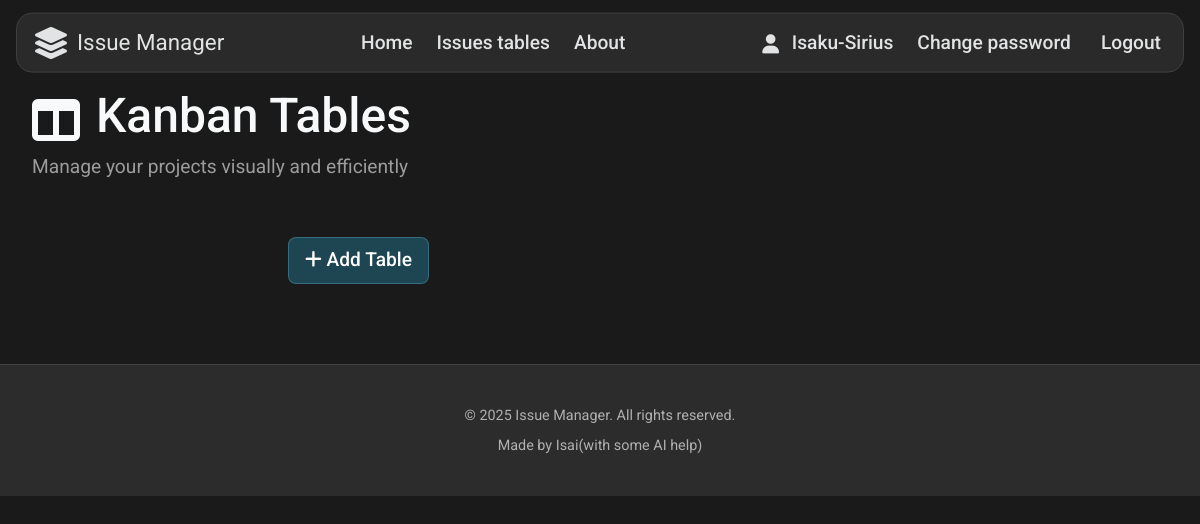
The page /issues/ (signed in) on the database as committed earlier.
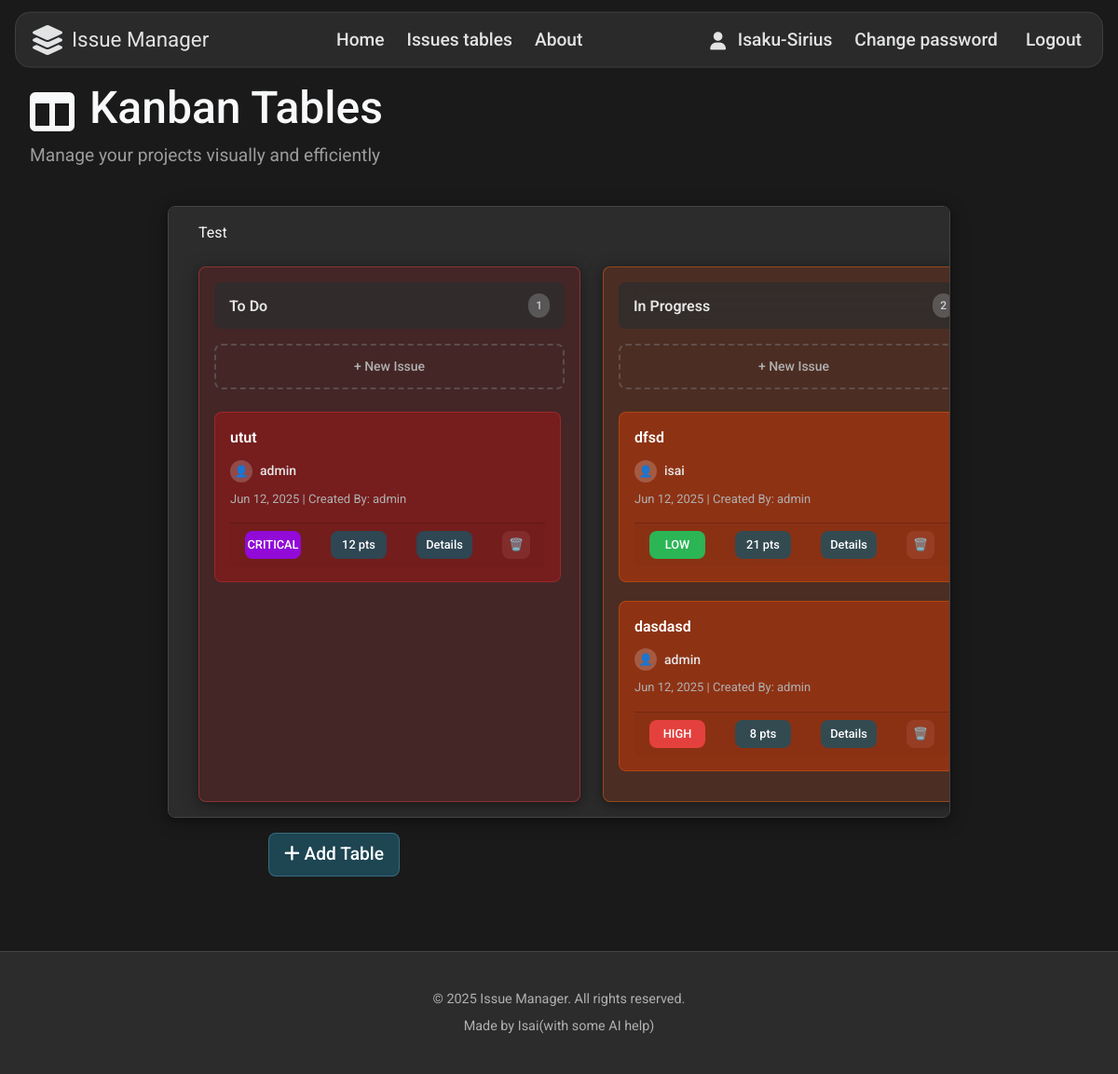
The same page on the database as committed later.
### accounts/models.py (models this page shows)
class CustomUser(AbstractUser):                            #* This model extends the default Django user model to include additional fields for roles and teams
    role = models.ForeignKey(
        Role,
        on_delete=models.SET_NULL,
        blank=True,
        null=True
    )
    team = models.ForeignKey(
        Team,
        on_delete=models.SET_NULL,
        blank=True,
        null=True
    )

class Team(models.Model):                                    #* This model defines the teams that users can belong to
    name = models.CharField(max_length=128)
    description = models.CharField(max_length=256)
    def __str__(self):
        return self.name

### issues/models.py (models this page shows, shortened)
class Board(models.Model):
    name = models.CharField(max_length=128)                      #* Name of the board
    created_by = models.ForeignKey(                              #* User who created the board
        get_user_model(),
        on_delete=models.CASCADE,
        related_name='created_boards',
        null=True,
        blank=True
    )
    created_on = models.DateTimeField(
        auto_now_add=True,
        null=True,
        blank=True
        )                                                        #* Timestamp when the board was created

class Status(models.Model):
    name = models.CharField(max_length=128)                      #* Name of the status
    description = models.CharField(max_length=256)               #* Description of the status
    board = models.ForeignKey(                                   #* Board to which the status belongs
        Board,
        related_name='statuses',                                 #* Related name for reverse lookup
        on_delete=models.CASCADE                                 #* Delete all statuses if the board is deleted
        )
    is_fixed = models.BooleanField(default=False)                #* Indicates if its a default status

class Issue(models.Model):
    title = models.CharField(max_length=128)                     #* Title of the issue
    summary = models.CharField(max_length=512)                   #* Summary of the issue
    description = models.TextField()                             #* Detailed description of the issue
    reporter = models.ForeignKey(                                #* User who reported the issue
        get_user_model(),
        on_delete=models.SET_NULL,
        null=True
    )
    assignee = models.ForeignKey(                                #* User assigned to the issue
        get_user_model(),
        on_delete=models.SET_NULL,
        null=True,
        related_name='assignee'
    )
    status = models.ForeignKey(                                  #* Current status of the issue
        Status,
        on_delete=models.SET_NULL,
        null=True
    )
    assigned_team = models.ForeignKey(                           #* Team assigned to the issue
        Team,
        on_delete=models.SET_NULL,
        blank=True,
        null=True
    )
    priority = models.CharField(                                 #* Priority of the issue
        max_length=32,
        choices=[
            ('Low', 'Low'),
            ('Medium', 'Medium'),
            ('High', 'High'),
            ('Critical', 'Critical')
        ],
        default='Low'
    )
    story_points = models.PositiveIntegerField(default=0)        #* Story points for the issue
    board = models.ForeignKey(                                   #* Board to which the issue belongs
        Board,
        on_delete=models.CASCADE,
        related_name='issues',
        null=True,
        blank=True
    )
    created_on = models.DateTimeField(auto_now_add=True)         #* Timestamp when the issue was created

### issues/views.py (the view)
# urls.py: path('', IssueListView.as_view(), name='issues_list'),                    #* List of issues URL
class IssueListView(LoginRequiredMixin, TemplateView):
    template_name = 'issues/issues_list.html'                                                         #* Template for the issues list page
    def get_context_data(self, **kwargs):                                                             #* Method to get context data for the template
        context = super().get_context_data(**kwargs)
        user_team = self.request.user.team                                                            #* Get current user's team
        context['boards'] = Board.objects.filter(
            models.Q(created_by__team=user_team) | models.Q(created_by__isnull=True)
        )
        context['users'] = get_user_model().objects.filter(team=user_team)                           #* Add only team users to context
        return context

### templates/issues/issues_list.html (shortened to what this page needs)
{% extends "base.html" %}
{% load static %}
{% block content %}
    <div class="issueTableHeader">
        <div class="issueHeaderTitle">
            <i class="fa-solid fa-table-columns"></i>
            <h2>Kanban Tables</h2>
        </div>
        <div class="issueHeaderSubtitle">
            <p>Manage your projects visually and efficiently</p>
        </div>
    </div>
    <div class="TablesContainer">
        {% for board in boards %}
            <div class="kanbanContainer" data-board-id="{{ board.id }}">
                <div class="tableContainerTitle">{{ board.name }}</div>
                <div class="tableContet">
                    {% for status in board.statuses.all %}
                        <div class="column {% if status.name == 'To Do' %}column-red
                                            {% elif status.name == 'In Progress' %}column-orange
                                            {% elif status.name == 'Done' %}column-green
                                            {% else %}column-gray{% endif %}"
                                            data-status-id="{{ status.id }}">
                            <div class="column-header">
                                <h3 class="column-title">{{ status.name }}</h3>
                                <span class="task-count">{{ status.issue_set.count }}</span>
                            </div>
                            <button class="add-card-btn btn btn-sm btn-success" data-status-id="{{ status.id }}" data-bs-toggle="modal" data-bs-target="#modalIssue">+ New Issue</button>
                            <div class="cards-container" data-status-id="{{ status.id }}">
                                {% for issue in status.issue_set.all %}
                                    <div class="card mb-2" draggable="true" data-issue-id="{{ issue.id }}" data-status-id="{{ status.id }}">
                                        <h4 class="card-title">{{ issue.title }}</h4>
                                        <div class="card-meta">
                                            <div class="card-assignee">
                                                <span class="assignee-avatar">👤</span>
                                                <span class="assignee-name">{{ issue.assignee }}</span>
                                            </div>
                                            <div class="card-date">{{ issue.created_on|date:"M d, Y" }} | Created By: {{ issue.reporter.username }}</div>
                                            <div class="card-footer">
                                                <span class="card-priority priority-{{ issue.priority|lower }}">{{ issue.priority|upper }}</span>
                                                <span class="card-points">{{ issue.story_points }} pts</span>
                                                <button class="DetailsBtn" data-bs-toggle="modal" data-bs-target="#modalCardDetails"
                                                        data-issue-id="{{ issue.id }}"
                                                        data-issue-title="{{ issue.title }}"
                                                        data-issue-summary="{{ issue.summary }}"
                                                        data-issue-description="{{ issue.description }}"
                                                        data-issue-assignee="{{ issue.assignee.id|default:'' }}"
                                                        data-issue-priority="{{ issue.priority }}"
                                                        data-issue-story-points="{{ issue.story_points }}"
                                                        data-issue-status="{{ issue.status.id }}"
                                                        data-issue-reporter="{{ issue.reporter.username }}"
                                                        data-issue-created="{{ issue.created_on|date:'M d, Y' }}">Details</button>
                                                <button class="DeleteCardBtn" data-bs-toggle="modal" data-bs-target="#modalDeleteCard"
                                                        data-issue-id="{{ issue.id }}"
                                                        data-issue-title="{{ issue.title }}">🗑️</button>
                                            </div>
                                        </div>
                                    </div>
                                {% endfor %}
                            </div>
                        </div>
                    {% endfor %}
                </div>
            </div>
        {% endfor %}
    </div>
    <div class="addTableBtnContainer">
        <button class="addTableBtn" id="addTableBtn" data-bs-toggle="modal" data-bs-target="#modalBoard">
            <i class="fa-solid fa-plus"></i>
            <span>Add Table</span>
        </button>
    </div>
{% endblock content %}

### templates/base.html (shortened to what this page needs)
{% load static %}
<!DOCTYPE html>
<html lang="en">
<head>
    <link href="https://cdn.jsdelivr.net/npm/bootstrap@5.3.6/dist/css/bootstrap.min.css" rel="stylesheet">
    <link rel="stylesheet" href="https://cdnjs.cloudflare.com/ajax/libs/font-awesome/6.4.0/css/all.min.css">
    <link rel="stylesheet" href="{% static 'css/base.css' %}">
    <link rel="stylesheet" href="{% static 'css/home.css' %}">
    <link rel="stylesheet" href="{% static 'css/about.css' %}">
    <link rel="stylesheet" href="{% static 'css/issues_list.css' %}">
    <link rel="stylesheet" href="{% static 'css/auth.css' %}">
</head>
<body>
    <nav class="navbar">
        <div class="navbarLogo">
            <i class="fa-solid fa-layer-group"></i>
            <a href="{% url 'home' %}">Issue Manager</a>
        </div>
        <div class="principalLinks">
            {% if not user.is_authenticated %}
                <a href="{% url 'home' %}">Home</a>
                <a href="{% url 'about' %}">About</a>
            {% else %}
                <a href="{% url 'home' %}">Home</a>
                <a href="{% url 'issues_list' %}">Issues tables</a>
                <a href="{% url 'about' %}">About</a>
            {% endif %}
        </div>
        {% if user.is_authenticated %}
        <div class="loginLinks">
                <div class="user">
                    <i class="fa-solid fa-user"></i>
                    <p>{{ user.username }}<span> - </span>{{ user.team }}</p>
                </div>
                <a href="{% url 'password_change' %}">Change password</a>
                <form method="POST" action="{% url 'logout' %}">
                    <button class="logoutBtn" type="submit" >Logout</button>
                </form>
            </div>
        {% endif %}
    </nav>
    {% block content %} {% endblock content %}
    {% block footer %}
        <footer class="footer">
            <div class="container">
                <p class="text-center">© 2025 Issue Manager. All rights reserved.</p>
            </div>
            <div class="container">
                <p class="text-center">Made by Isai(with some AI help)</p>
            </div>
        </footer>
    {% endblock footer %}
</body>
</html>

### static/css/base.css (style rules this page uses)
body { margin: 0; padding: 0; font-family: "Roboto", sans-serif; background-color: #1a1a1a; color: #f8f9fa; }
a { text-decoration: none; color: inherit; }
.logoutBtn { border: none; background-color: inherit; }
.navbar { display: flex; flex-direction: row; justify-content: space-between; align-content: center; position: sticky; top: .8rem; z-index: 1000; padding: 0 1rem 0 1rem; margin: .2rem 1rem .5rem 1rem; height: 60px; border-radius: 1rem; background-color: rgb(44, 44, 44); border: 1px solid rgb(68, 68, 68); opacity: 0.9; }
.navbarLogo { display: flex; flex-direction: row; align-items: center; justify-content: center; gap: 0.5rem; }
.navbarLogo i { font-size: 2rem; }
.navbarLogo a { font-size: 1.4rem; }
.principalLinks { display: flex; flex-direction: row; align-items: center; justify-content: center; gap: 1.5rem; }
.principalLinks a { color: #f8f9fa; font-size: 1.2rem; font-weight: 500; transition: transform 0.3s, color 0.3s; }
.loginLinks { display: flex; flex-direction: row; align-items: center; justify-content: center; gap: 1.5rem; }
.loginLinks a { color: #f8f9fa; font-size: 1.2rem; font-weight: 500; transition: transform 0.3s, color 0.3s; }
.user { display: flex; flex-direction: row; align-items: center; justify-content: center; gap: .8rem; font-size: 1.2rem; font-weight: 500; transition: transform 0.3s, color 0.3s; }
.user p { margin: 0; display: flex; align-items: center; justify-content: center; text-align: center; }
.logoutBtn { display: flex; align-items: center; justify-content: center; background-color: transparent; color: #f8f9fa; font-size: 1.2rem; font-weight: 500; border: none; cursor: pointer; transition: transform 0.3s, color 0.3s; }
.footer { background-color: #2c2c2c; border-top: 1px solid #444444; padding: 2rem 0; margin-top: 3rem; color: #f8f9fa; }
.footer .container { max-width: 1200px; margin: 0 auto; padding: 0 1rem; }
.footer p { margin: 0.5rem 0; font-size: 0.9rem; color: #b0b0b0; }

Rows that differ between the two databases and show on the page:
added Board: name "Test"
added Status: name "To Do", issue_set.count "1"
added Issue: title "utut", assignee "admin", created_on "Jun 12, 2025", reporter.username "admin", priority "CRITICAL", story_points "12", shown under "To Do"
added Status: name "In Progress", issue_set.count "2"
added Issue: title "dfsd", assignee "isai", created_on "Jun 12, 2025", reporter.username "admin", priority "LOW", story_points "21", shown under "In Progress"
added Issue: title "dasdasd", assignee "admin", created_on "Jun 12, 2025", reporter.username "admin", priority "HIGH", story_points "8", shown under "In Progress"
